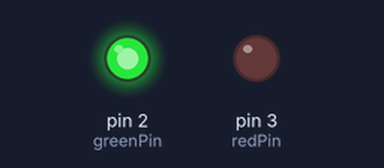
Simulated run of this sketch. Board: Arduino Uno, built with avr-gcc and run on an emulated ATmega328P. On the bench: output pins drawn as LEDs (lit = HIGH).

Above: at 0.2 s.
At 5.2 s:
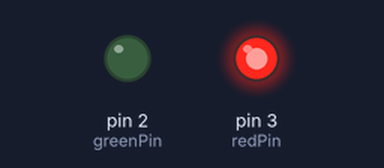
At 9.7 s:
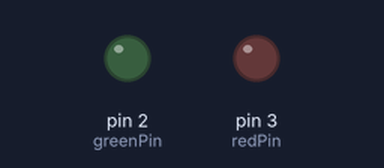
Timing chart, 0 to 10.4 s (numbered marks = the images above):
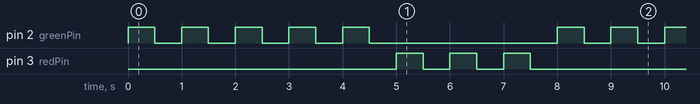

Measured:
- by itself, pin 2 (greenPin): repeats every 8.0 s: 4 × (LOW 0.50 s, HIGH 0.50 s), LOW 3.5 s, HIGH 0.50 s
- by itself, pin 3 (redPin): repeats every 8.0 s: 2 × (LOW 0.50 s, HIGH 0.50 s), LOW 5.5 s, HIGH 0.50 s
- by itself, everything shown: repeats every 8.0 s, in 16 steps

The sketch:

11._For_Loops.ino
```cpp
int greenPin=2;
int redPin=3;
int gtime=500;
int rtime=500;
int gBlink=5;
int rBlink=3;
int j;

void setup() {
  // put your setup code here, to run once:
pinMode(greenPin,OUTPUT);
pinMode(redPin,OUTPUT);
Serial.begin(9600);
}

void loop() {
  // put your main code here, to run repeatedly:
  for(j=1;j<=gBlink;j++)
  {
    digitalWrite(greenPin,HIGH);
    delay(gtime);
    digitalWrite(greenPin,LOW);
    delay(gtime);
  }
for(j=1;j<=rBlink;j++)
  {
    digitalWrite(redPin,HIGH);
    delay(rtime);
    digitalWrite(redPin,LOW);
    delay(rtime);
  }
}
```
